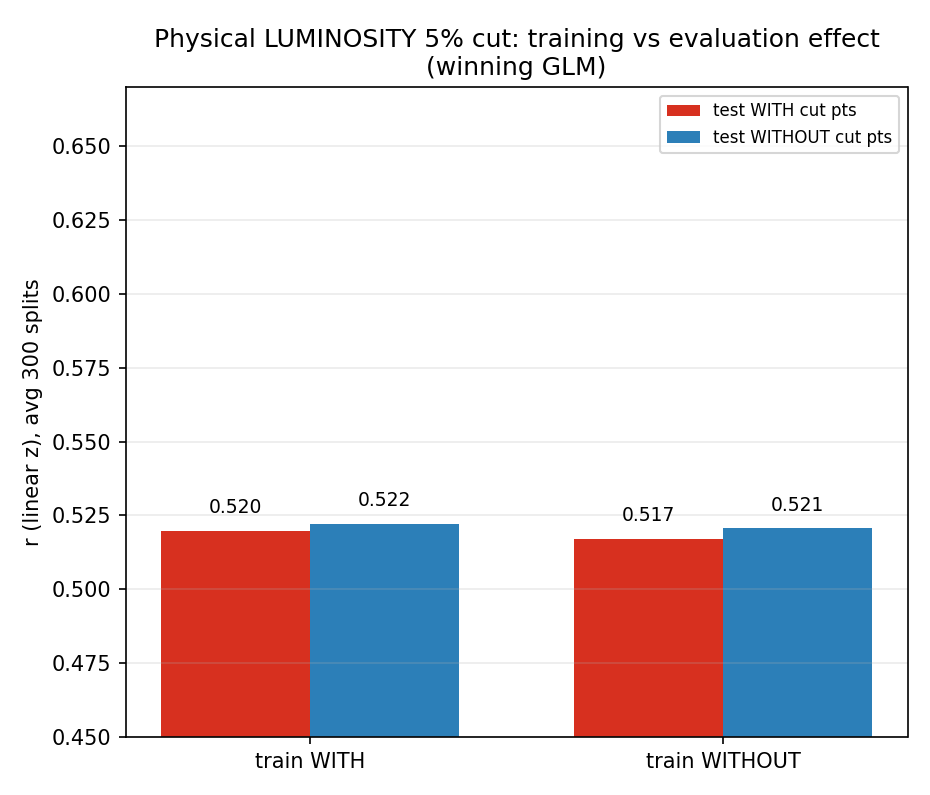

Reproduce this figure in Python.
#!/usr/bin/env python3
"""
2x2 training-vs-evaluation decomposition, but cutting the 5% by LUMINOSITY
(the faintest points relative to the limiting-luminosity line we discussed) rather
than by the M-estimator's residual. This cut is model-INDEPENDENT (it uses flux,
redshift and the spectral k-correction, not the GLM's fit), so it's the honest,
physically-motivated version of "drop the hardest 5%".

Question: does removing these faint bursts inflate the winning GLM's r through
EVALUATION (they're absent from the test set) the same way the M-est cut did, or
is a physical cut more benign?

Same design as outlier_train_vs_eval.py: winning GLM, many 80/20 splits,
train {with/without the cut points} x test {with/without}. r in linear z.
Saves 'luminosity_cut_train_vs_eval.png'.
"""
import numpy as np
import matplotlib
matplotlib.use("Agg")
import matplotlib.pyplot as plt
from simple_linear_flagship_check import d, d_cut, WINNER, design, _ols, r_lin

# ---- luminosity ranking (same cosmology/k-correction as the L-z plot) --------
C_KMS, H0, OM, OL = 2.99792458e5, 70.0, 0.30, 0.70
MPC_CM = 3.0856775814913673e24
D_H = (C_KMS / H0) * MPC_CM
def lum_dist_cm(z):
    zg = np.linspace(0.0, float(np.max(z)) + 1e-6, 20001)
    Ei = 1.0 / np.sqrt(OM * (1 + zg) ** 3 + OL)
    Dc = D_H * np.concatenate(([0.0], np.cumsum((Ei[1:] + Ei[:-1]) * np.diff(zg) / 2)))
    return (1 + np.asarray(z)) * np.interp(z, zg, Dc)

Fa   = 10.0 ** d["log10Fa"].to_numpy()
zz   = d["Redshift_crosscheck"].to_numpy()
beta = d["Beta"].to_numpy(); bref = float(np.median(beta))
DL   = lum_dist_cm(zz)
logL = np.log10(4 * np.pi * DL ** 2 * Fa * (1 + zz) ** (beta - 1))
rank = logL - (2 * np.log10(DL) + (bref - 1) * np.log10(1 + zz))   # height above limiting line

N = int(round(0.05 * len(d)))                                      # 5% -> 14 bursts
lum_out = d.index[np.argsort(rank)[:N]]
is_out  = d.index.isin(lum_out)
mest    = d.index.difference(d_cut.index)
print(f"luminosity cut: dropped {N} faintest bursts ({100*N/len(d):.1f}%)")
print(f"  overlap with the 15 M-est-removed: {len(set(lum_out) & set(mest))} of {N}")
print(f"  bursts: {sorted(lum_out)}\n")

# ---- 2x2 ---------------------------------------------------------------------
y, X = design(WINNER, d); n = len(y)
def two_by_two(n_splits=300, seed=0):
    rng = np.random.default_rng(seed); acc = {k: [] for k in ("ww","wo","cw","co")}
    for _ in range(n_splits):
        te = np.zeros(n, bool); te[rng.choice(n, int(0.2*n), replace=False)] = True
        tr = ~te; tr_clean = tr & ~is_out
        te_clean = te & ~is_out
        b_with  = np.linalg.lstsq(X[tr],       y[tr],       rcond=None)[0]
        b_clean = np.linalg.lstsq(X[tr_clean], y[tr_clean], rcond=None)[0]
        if te_clean.sum() > 2:
            acc["ww"].append(r_lin(X[te]       @ b_with,  y[te]))
            acc["wo"].append(r_lin(X[te_clean] @ b_with,  y[te_clean]))
            acc["cw"].append(r_lin(X[te]       @ b_clean, y[te]))
            acc["co"].append(r_lin(X[te_clean] @ b_clean, y[te_clean]))
    return {k: float(np.mean(v)) for k, v in acc.items()}
r = two_by_two()

print("Winning GLM, 2x2 (r in linear z, avg 300 splits), LUMINOSITY 5% cut:\n")
print("                          test WITH cut pts    test WITHOUT cut pts")
print(f"  train WITH cut pts          {r['ww']:.3f}                {r['wo']:.3f}")
print(f"  train WITHOUT cut pts       {r['cw']:.3f}                {r['co']:.3f}\n")
ev = ((r['wo']-r['ww'])+(r['co']-r['cw']))/2
tr = ((r['cw']-r['ww'])+(r['co']-r['wo']))/2
print(f"  EVALUATION effect: {ev:+.3f}")
print(f"  TRAINING   effect: {tr:+.3f}")
print(f"  (M-est 5% cut, for comparison: evaluation +0.088, training +0.021)")

fig, ax = plt.subplots(figsize=(6.2, 5.3))
xp, w = np.arange(2), 0.36
ax.bar(xp - w/2, [r["ww"], r["cw"]], w, color="#d7301f", label="test WITH cut pts")
ax.bar(xp + w/2, [r["wo"], r["co"]], w, color="#2c7fb8", label="test WITHOUT cut pts")
for x0, v in zip(xp - w/2, [r["ww"], r["cw"]]): ax.text(x0, v+.006, f"{v:.3f}", ha="center", fontsize=9)
for x0, v in zip(xp + w/2, [r["wo"], r["co"]]): ax.text(x0, v+.006, f"{v:.3f}", ha="center", fontsize=9)
ax.set_xticks(xp); ax.set_xticklabels(["train WITH", "train WITHOUT"])
ax.set_ylabel("r (linear z), avg 300 splits"); ax.set_ylim(0.45, 0.67)
ax.set_title("Physical LUMINOSITY 5% cut: training vs evaluation effect\n(winning GLM)")
ax.legend(fontsize=8); ax.grid(axis="y", alpha=0.25)
fig.tight_layout(); fig.savefig("luminosity_cut_train_vs_eval.png", dpi=150)
print("\nwrote luminosity_cut_train_vs_eval.png")
